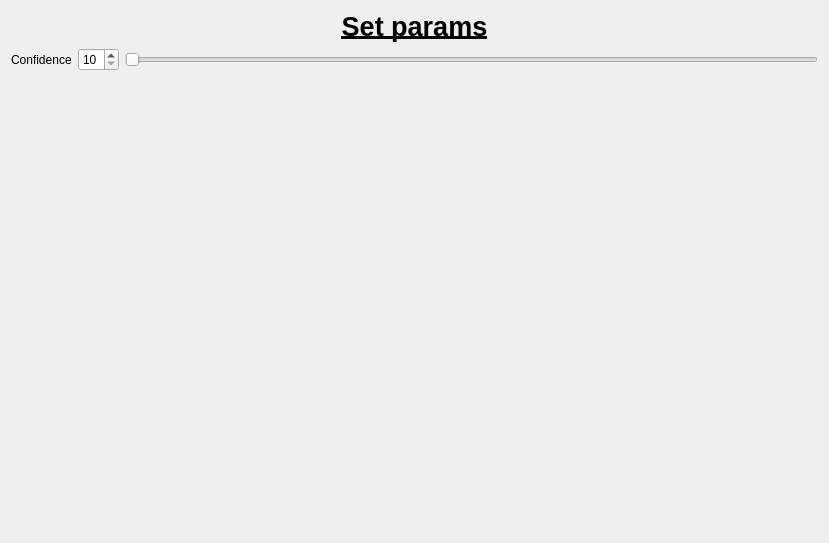
<?xml version="1.0" encoding="UTF-8"?>
<ui version="4.0">
 <class>widget_pose_estimation_params</class>
 <widget class="QWidget" name="widget_pose_estimation_params">
  <property name="geometry">
   <rect>
    <x>0</x>
    <y>0</y>
    <width>829</width>
    <height>543</height>
   </rect>
  </property>
  <property name="windowTitle">
   <string>Form</string>
  </property>
  <layout class="QVBoxLayout" name="verticalLayout">
   <item>
    <widget class="QLabel" name="labelTitle">
     <property name="font">
      <font>
       <pointsize>20</pointsize>
       <bold>true</bold>
       <underline>true</underline>
      </font>
     </property>
     <property name="autoFillBackground">
      <bool>false</bool>
     </property>
     <property name="text">
      <string>Set params</string>
     </property>
     <property name="scaledContents">
      <bool>false</bool>
     </property>
     <property name="alignment">
      <set>Qt::AlignCenter</set>
     </property>
    </widget>
   </item>
   <item>
    <layout class="QHBoxLayout" name="horizontalLayout">
     <item>
      <widget class="QLabel" name="label">
       <property name="text">
        <string>Confidence</string>
       </property>
      </widget>
     </item>
     <item>
      <widget class="QSpinBox" name="spinBoxConfidence">
       <property name="minimum">
        <number>10</number>
       </property>
      </widget>
     </item>
     <item>
      <widget class="QSlider" name="horizontalSliderConfidence">
       <property name="minimum">
        <number>10</number>
       </property>
       <property name="orientation">
        <enum>Qt::Horizontal</enum>
       </property>
      </widget>
     </item>
    </layout>
   </item>
   <item>
    <spacer name="verticalSpacer">
     <property name="orientation">
      <enum>Qt::Vertical</enum>
     </property>
     <property name="sizeHint" stdset="0">
      <size>
       <width>20</width>
       <height>450</height>
      </size>
     </property>
    </spacer>
   </item>
  </layout>
 </widget>
 <resources/>
 <connections>
  <connection>
   <sender>spinBoxConfidence</sender>
   <signal>valueChanged(int)</signal>
   <receiver>horizontalSliderConfidence</receiver>
   <slot>setValue(int)</slot>
   <hints>
    <hint type="sourcelabel">
     <x>112</x>
     <y>87</y>
    </hint>
    <hint type="destinationlabel">
     <x>139</x>
     <y>82</y>
    </hint>
   </hints>
  </connection>
  <connection>
   <sender>horizontalSliderConfidence</sender>
   <signal>valueChanged(int)</signal>
   <receiver>spinBoxConfidence</receiver>
   <slot>setValue(int)</slot>
   <hints>
    <hint type="sourcelabel">
     <x>137</x>
     <y>75</y>
    </hint>
    <hint type="destinationlabel">
     <x>112</x>
     <y>75</y>
    </hint>
   </hints>
  </connection>
 </connections>
</ui>
